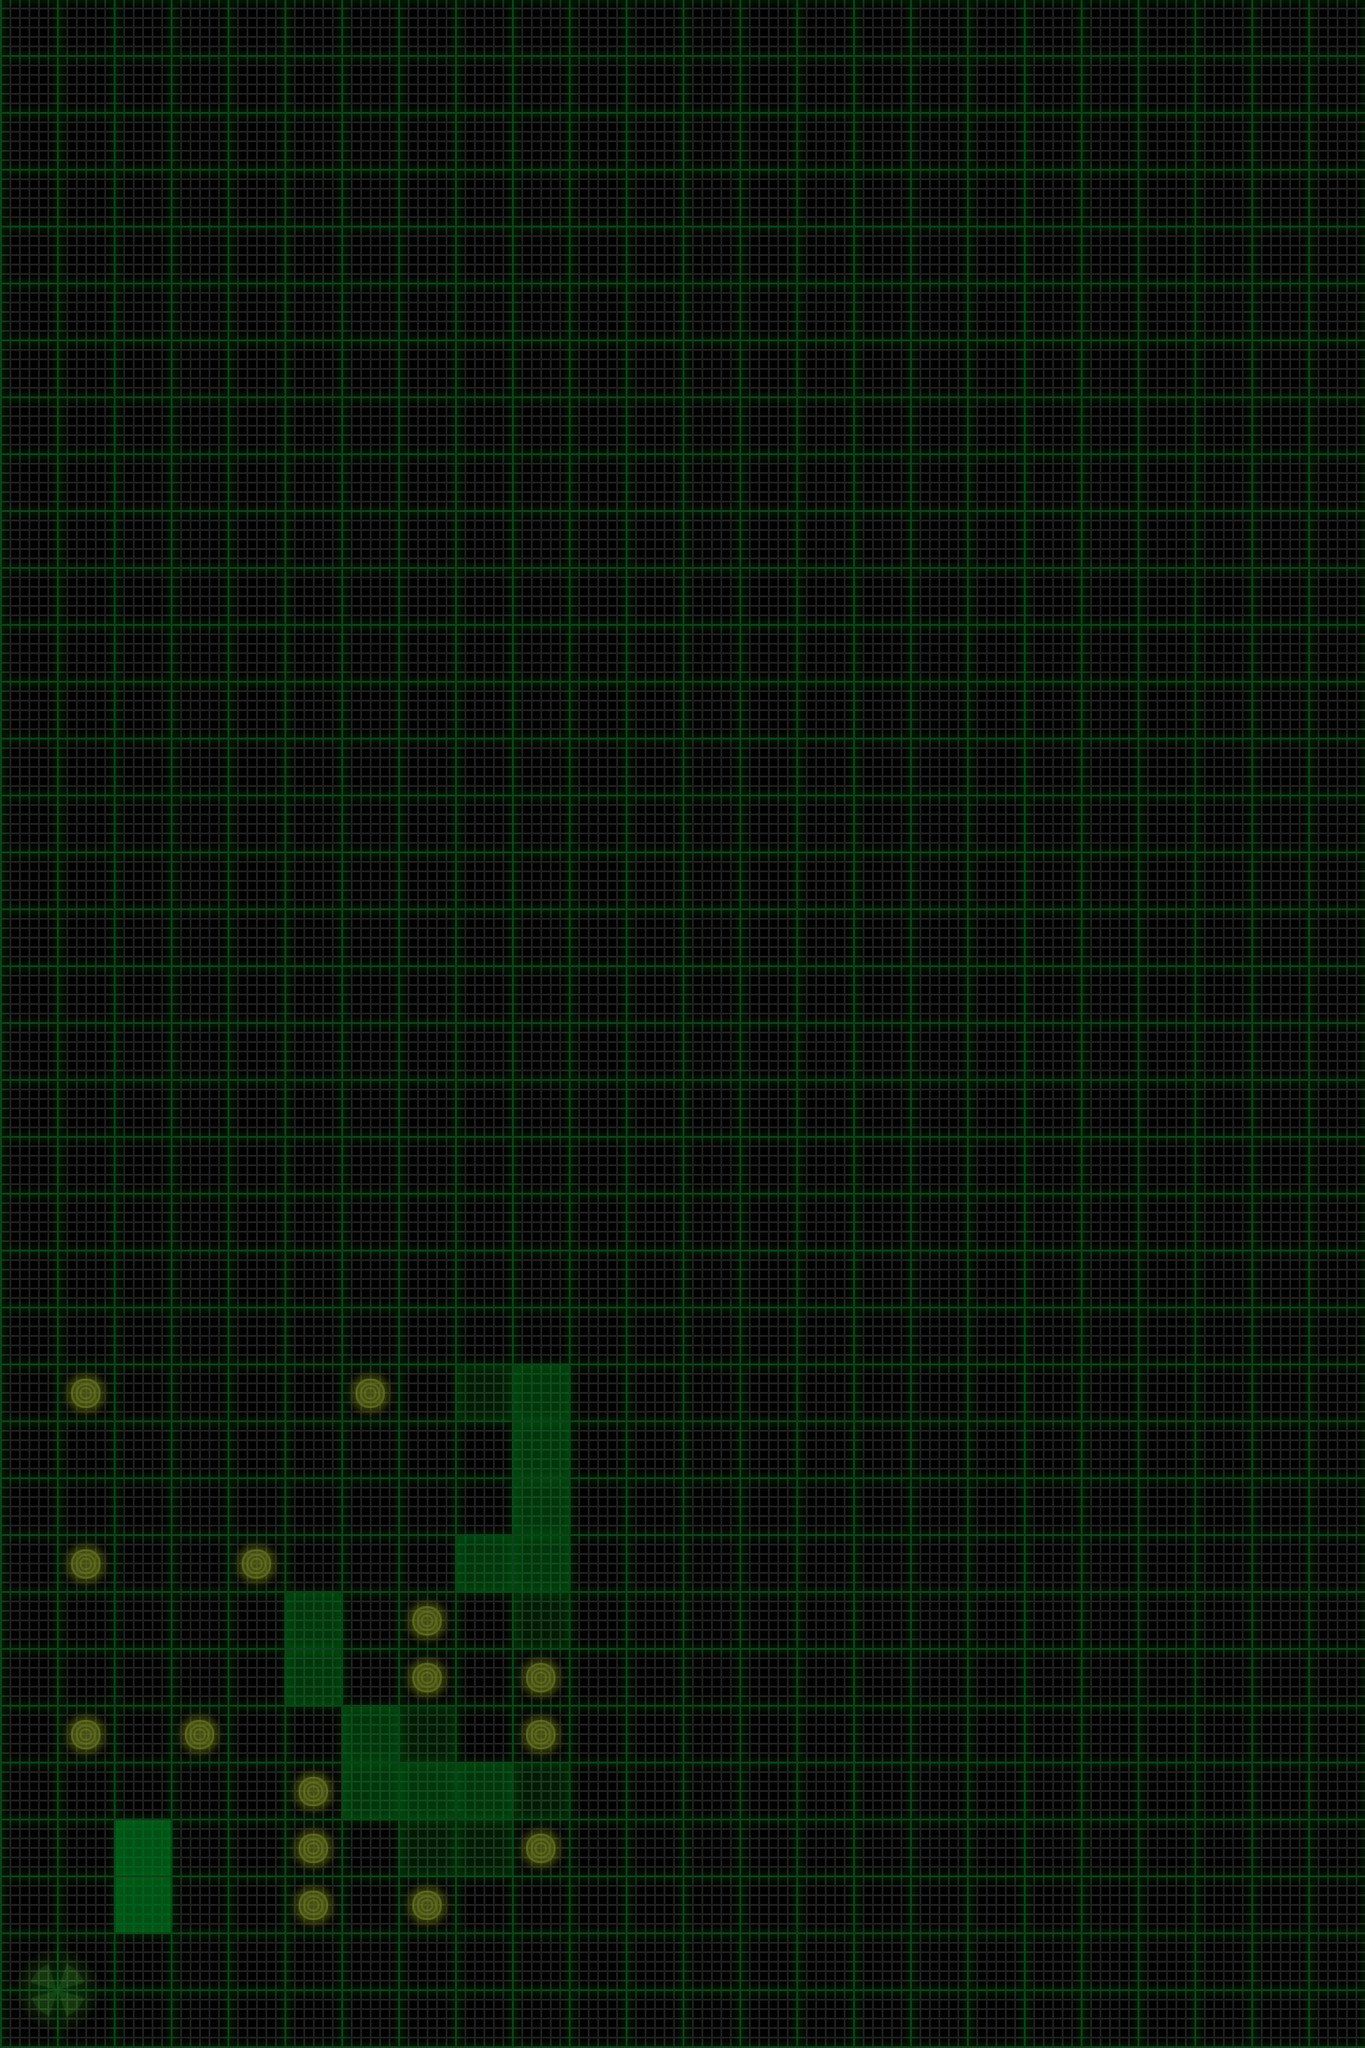

This is a level from a 2D game, rendered from its Tiled map with the project's own tilesets. A one-line summary and the map file follow, with tile-layer data summarised:
An orthogonal 24x36 tile map with 60x60 px tiles, 4 tile layers (map, terrain, items, sand), 2 tilesets and 1 object (startSite).

<map version="1.0" orientation="orthogonal" width="24" height="36" tilewidth="60" tileheight="60">
 <tileset firstgid="1" name="map" tilewidth="60" tileheight="60">
  <image source="map.png" />
  <tile id="0">
   <properties>
    <property name="mapID" value="empty" />
   </properties>
  </tile>
  <tile id="1">
   <properties>
    <property name="mapID" value="down-1" />
   </properties>
  </tile>
  <tile id="2">
   <properties>
    <property name="mapID" value="down-2" />
   </properties>
  </tile>
  <tile id="3">
   <properties>
    <property name="mapID" value="down-3" />
   </properties>
  </tile>
  <tile id="4">
   <properties>
    <property name="mapID" value="down-4" />
   </properties>
  </tile>
  <tile id="5">
   <properties>
    <property name="mapID" value="down-5" />
   </properties>
  </tile>
  <tile id="6">
   <properties>
    <property name="mapID" value="up-1" />
   </properties>
  </tile>
  <tile id="7">
   <properties>
    <property name="mapID" value="up-2" />
   </properties>
  </tile>
  <tile id="8">
   <properties>
    <property name="mapID" value="up-3" />
   </properties>
  </tile>
  <tile id="9">
   <properties>
    <property name="mapID" value="up-4" />
   </properties>
  </tile>
  <tile id="10">
   <properties>
    <property name="mapID" value="up-5" />
   </properties>
  </tile>
 </tileset>
 <tileset firstgid="17" name="items" tilewidth="60" tileheight="60">
  <image source="items.png" />
  <tile id="0">
   <properties>
    <property name="itemID" value="station" />
   </properties>
  </tile>
  <tile id="1">
   <properties>
    <property name="itemID" value="sensorSite" />
   </properties>
  </tile>
  <tile id="8">
   <properties>
    <property name="itemID" value="station" />
   </properties>
  </tile>
  <tile id="9">
   <properties>
    <property name="itemID" value="sensor" />
   </properties>
  </tile>
  <tile id="16">
   <properties>
    <property name="itemID" value="station" />
   </properties>
  </tile>
  <tile id="17">
   <properties>
    <property name="itemID" value="sample" />
   </properties>
  </tile>
  <tile id="24">
   <properties>
    <property name="itemID" value="station" />
   </properties>
  </tile>
 </tileset>
 <layer name="map" width="24" height="36">
  <data>[864 cells, 864 non-empty, 1 distinct tile ids]</data>
 </layer>
 <layer name="terrain" width="24" height="36">
  <data>[864 cells, 19 non-empty, 3 distinct tile ids]</data>
 </layer>
 <layer name="items" width="24" height="36">
  <data>[864 cells, 19 non-empty, 5 distinct tile ids]</data>
 </layer>
 <layer name="sand" width="24" height="36">
  <data>[864 cells, 0 non-empty, 0 distinct tile ids]</data>
 </layer>
 <objectgroup name="objects" width="24" height="36">
  <object name="startSite" x="90" y="2070">
   <properties>
    <property name="bearing" value="north" />
    <property name="energy" value="141" />
    <property name="expectedCodeScore" value="28" />
    <property name="sampleSites" value="0" />
    <property name="sensorSites" value="15" />
    <property name="zoom" value="out" />
   </properties>
  </object>
 </objectgroup>
</map>
